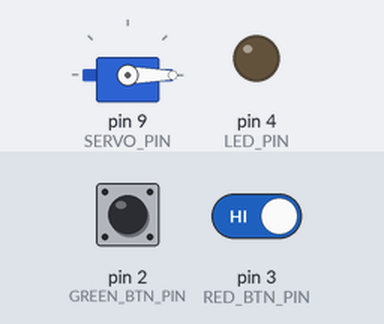
Bench run of a sketch on a simulated Arduino Uno, built with avr-gcc and run on an emulated ATmega328P. Parts: servo, output pins drawn as LEDs (lit = HIGH). Inputs (shaded band) come from the test bench; at power-on: pin 2 (GREEN_BTN_PIN) HIGH, pin 3 (RED_BTN_PIN) HIGH. What the sketch prints to the serial monitor is not drawn.

Above: at 1.2 s.
1.3 s: pin 2 (GREEN_BTN_PIN) pulled LOW for 0.15 s
At 1.7 s:
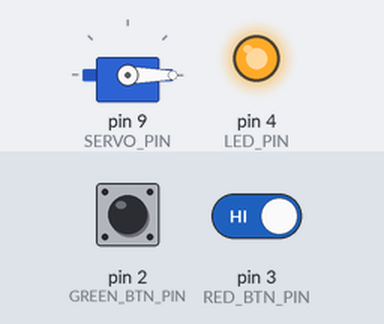
4.3 s: pin 2 (GREEN_BTN_PIN) pulled LOW for 1 s
At 4.89 s:
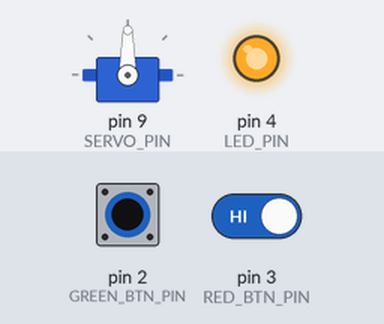
6.8 s: pin 2 (GREEN_BTN_PIN) pulled LOW for 3.2 s
At 10.47 s:
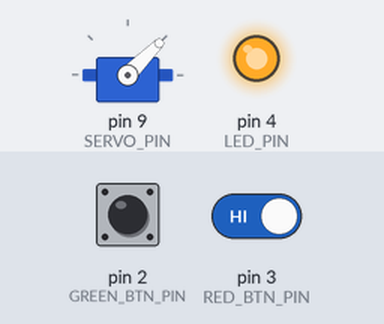
12.1 s: pin 2 (GREEN_BTN_PIN) driven LOW and pin 3 (RED_BTN_PIN) driven LOW
15.1 s: pin 2 (GREEN_BTN_PIN) driven HIGH
At 15.37 s:
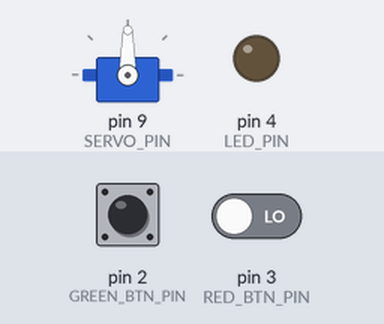
17.0 s: pin 2 (GREEN_BTN_PIN) driven LOW
At 19.4 s:
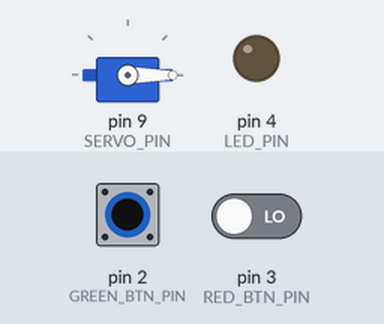
Timing chart, 0 to 21.0 s (numbered marks = the images above; inputs shaded):
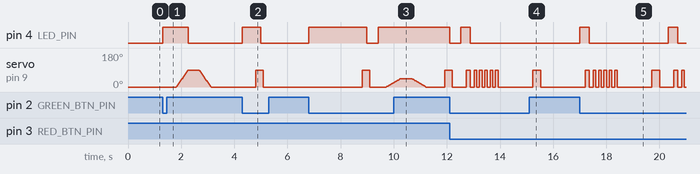

Measured:
- after the input at 1.3 s, pin 4 (LED_PIN): LOW → HIGH at once, → LOW 0.96 s later; servo on pin 9 (SERVO_PIN): rises from 0° to 90° in 0.46 s, then falls to 0° in 0.86 s
- after the input at 4.3 s, pin 4 (LED_PIN): LOW → HIGH at once, → LOW 0.68 s later; servo on pin 9 (SERVO_PIN): 0° → 90° after 0.51 s, → 0° 0.28 s later
- after the input at 6.8 s, pin 4 (LED_PIN): LOW → HIGH at once, → LOW 2.2 s later, → HIGH 0.42 s later
- after the input at 15.1 s, pin 4 (LED_PIN): stays LOW (without the input it goes to HIGH after 0.75 s); servo on pin 9 (SERVO_PIN): goes on until 15.5 s, then stays 0°
- after the input at 17.0 s, pin 4 (LED_PIN): alternates HIGH for 0.35 s and LOW for 3.0 s, starting at once; servo on pin 9 (SERVO_PIN): 0° → 90° after 0.21 s, → 0° 0.15 s later, → 90° 0.15 s later, → 0° 0.10 s later, … (18 changes in this stretch)

The sketch:

useless_box.ino
```cpp
/*
  Useless Box V2 — Escalating Reactions
  ─────────────────────────────────────────────────────────────────────────────
  Hardware:
    - ON Button     → D2  (other leg to GND — uses INPUT_PULLUP)
    - OFF Button    → D3  (other leg to GND — uses INPUT_PULLUP)
    - LED           → D4  → 220Ω resistor → GND
    - Servo signal  → D9  (servo red → 5V, brown/black → GND)

  Reactions (escalate with each press within 1 minute):
    Tier 1 — Lazy:          Slow, reluctant sweep
    Tier 2 — Annoyed:       Fast irritated jab
    Tier 3 — Dramatic:      Long tense pause, then slam
    Tier 4 — Fake-out:      Starts, retreats, then actually presses
    Tier 5 — Tantrum:       5 rapid hits, dramatic pause, one final hit
  ─────────────────────────────────────────────────────────────────────────────
*/

#include <Servo.h>

// ── Pin assignments ──────────────────────────────────────────────────────────
const int GREEN_BTN_PIN = 2; // ON
const int RED_BTN_PIN   = 3; // OFF
const int LED_PIN        = 4;
const int SERVO_PIN      = 9;

// ── Servo positions ──────────────────────────────────────────────────────────
// Adjust PRESS_ANGLE until the arm cleanly hits the red button
const int HOME_ANGLE  = 0;
const int PRESS_ANGLE = 90;
const int MID_ANGLE   = PRESS_ANGLE / 2;  // Used for fake-out move

// ── Escalation settings ──────────────────────────────────────────────────────
const unsigned long ESCALATION_WINDOW = 60000;  // 1 minute in milliseconds
int  pressCount      = 0;
unsigned long firstPressTime = 0;

// ── Globals ──────────────────────────────────────────────────────────────────
Servo myServo;
bool  ledState = false;

// ────────────────────────────────────────────────────────────────────────────
void setup() {
  pinMode(GREEN_BTN_PIN, INPUT_PULLUP);
  pinMode(RED_BTN_PIN,   INPUT_PULLUP);
  pinMode(LED_PIN,       OUTPUT);

  myServo.attach(SERVO_PIN);
  myServo.write(HOME_ANGLE);
  digitalWrite(LED_PIN, LOW);

  Serial.begin(9600);
  Serial.println("Useless Box V2 ready. Press the green button.");
}

// ── Helper: sweep servo smoothly between two angles ──────────────────────────
void slowSweep(int fromAngle, int toAngle, int stepDelay) {
  if (fromAngle < toAngle) {
    for (int pos = fromAngle; pos <= toAngle; pos++) {
      myServo.write(pos);
      delay(stepDelay);
    }
  } else {
    for (int pos = fromAngle; pos >= toAngle; pos--) {
      myServo.write(pos);
      delay(stepDelay);
    }
  }
}

// ── TIER 1 — Lazy ────────────────────────────────────────────────────────────
// Slow reluctant sweep, long pause at home before bothering to move
void reaction1() {
  Serial.println("Tier 1: *sigh* Fine.");
  delay(500);                              // Long reluctant pause

  slowSweep(HOME_ANGLE, PRESS_ANGLE, 5);  // Slow crawl to button
  ledState = false;
  digitalWrite(LED_PIN, LOW);              // LED off as arm arrives
  delay(400);

  slowSweep(PRESS_ANGLE, HOME_ANGLE, 5);  // Slow crawl back
}

// ── TIER 2 — Annoyed ─────────────────────────────────────────────────────────
// Short impatient pause, then a fast jab
void reaction2() {
  Serial.println("Tier 2: Really?");
  delay(500);

  myServo.write(PRESS_ANGLE);              // Fast jab
  delay(180);
  ledState = false;
  digitalWrite(LED_PIN, LOW);
  delay(100);

  myServo.write(HOME_ANGLE);              // Snap back
}

// ── TIER 3 — Dramatic ────────────────────────────────────────────────────────
// Tense silence, then a deliberate slam
void reaction3() {
  Serial.println("Tier 3: ..........SLAM.");
  delay(2000);                             // Long tense silence

  myServo.write(PRESS_ANGLE);             // Deliberate slam
  delay(180);
  ledState = false;
  digitalWrite(LED_PIN, LOW);
  delay(100);

  myServo.write(HOME_ANGLE);
}

// ── TIER 4 — Fake-out ────────────────────────────────────────────────────────
// Starts moving, retreats, pauses... then actually does it
void reaction4() {
  Serial.println("Tier 4: Ha — psych. ...okay fine.");

  delay(300);

  // Start moving confidently
  slowSweep(HOME_ANGLE, MID_ANGLE, 12);

  // Change mind, retreat
  delay(400);
  slowSweep(MID_ANGLE, HOME_ANGLE, 12);

  // Pause like it is reconsidering
  delay(700);

  // NOW actually do it, fast
  myServo.write(PRESS_ANGLE);
  delay(180);
  ledState = false;
  digitalWrite(LED_PIN, LOW);
  delay(100);

  myServo.write(HOME_ANGLE);
}

// ── TIER 5 — Tantrum ─────────────────────────────────────────────────────────
// Presses to turn off LED, then 5 rapid angry hits, dramatic pause,
// one final hit for good measure
void reaction5() {
  Serial.println("Tier 5: THAT IS IT. I HAVE HAD ENOUGH.");

  delay(200);

  // First press — turns LED off
  myServo.write(PRESS_ANGLE);
  delay(150);
  ledState = false;
  digitalWrite(LED_PIN, LOW);
  myServo.write(HOME_ANGLE);
  delay(150);

  // 5 rapid tantrum hits (LED already off, arm just keeps going)
  for (int i = 0; i < 5; i++) {
    myServo.write(PRESS_ANGLE);
    delay(100);
    myServo.write(HOME_ANGLE);
    delay(100);
  }

  // Dramatic pause — like it is calming down
  delay(1200);

  // One last hit. Just to be clear.
  myServo.write(PRESS_ANGLE);
  delay(300);
  myServo.write(HOME_ANGLE);

  Serial.println("...and THAT is final.");
}

// ────────────────────────────────────────────────────────────────────────────
void loop() {

  // ── Green button pressed? ─────────────────────────────────────────────────
  if (digitalRead(GREEN_BTN_PIN) == LOW && !ledState) {
    ledState = true;
    digitalWrite(LED_PIN, HIGH);

    unsigned long now = millis();

    // If outside the escalation window, reset the counter
    if (now - firstPressTime > ESCALATION_WINDOW) {
      pressCount     = 0;
      firstPressTime = now;
      Serial.println("--- Escalation window reset ---");
    }

    pressCount++;

    Serial.print("Press #");
    Serial.print(pressCount);
    Serial.print(" (");
    Serial.print((now - firstPressTime) / 1000);
    Serial.println("s into window)");

    // Select reaction tier
    switch (pressCount) {
      case 1:  reaction1(); break;
      case 2:  reaction2(); break;
      case 3:  reaction3(); break;
      case 4:  reaction4(); break;
      default: reaction5(); break;  // Tier 5 repeats for all presses beyond 4
    }

    // Safety: ensure LED is off and arm is home after any reaction
    ledState = false;
    digitalWrite(LED_PIN, LOW);
    myServo.write(HOME_ANGLE);

    delay(300);  // Debounce gap after full cycle
  }

  // ── Red button pressed manually? ─────────────────────────────────────────
  if (digitalRead(RED_BTN_PIN) == LOW && ledState) {
    ledState = false;
    digitalWrite(LED_PIN, LOW);
    Serial.println("Red button pressed manually — LED OFF.");
    delay(300);
  }

  delay(20);
}
```
